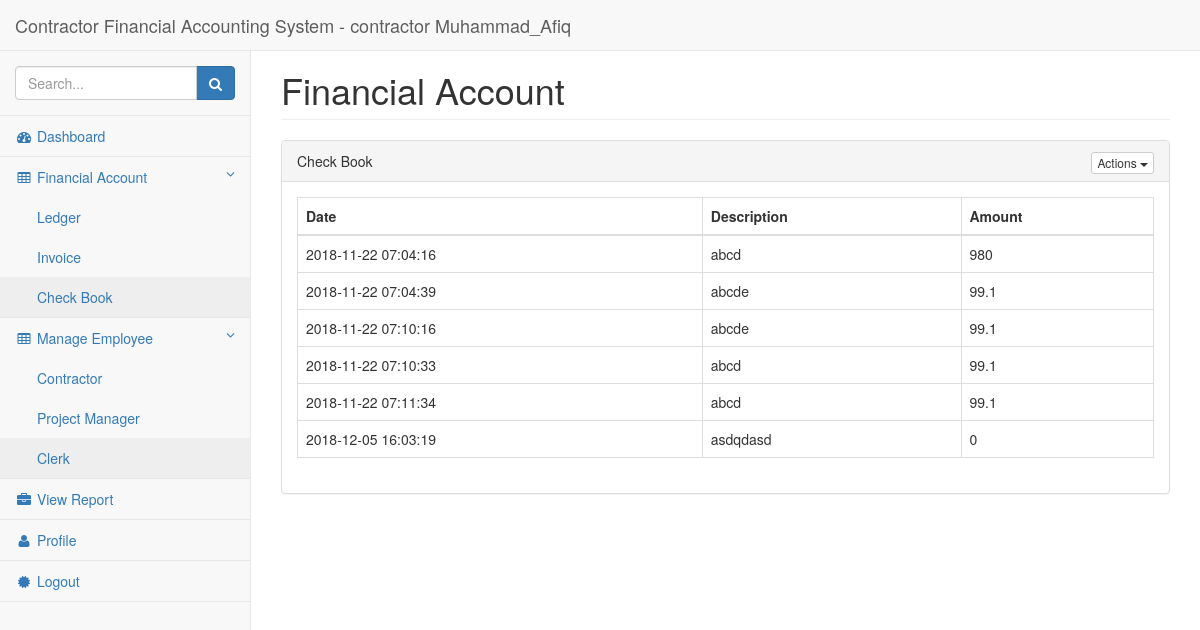
/user/index.php?page=checkbooktable (signed in), run on the app's committed database.
### tables this page shows
CREATE TABLE `checkbook` (
  `id` int(11) NOT NULL,
  `date` timestamp NOT NULL DEFAULT CURRENT_TIMESTAMP ON UPDATE CURRENT_TIMESTAMP,
  `description` varchar(255) NOT NULL,
  `folio` int(11) NOT NULL,
  `amount` double NOT NULL,
  `balance` double NOT NULL
);

### user/includes/checkbooktable.php (the view, shortened to what this page needs)
<div class="row">
    <div class="col-lg-12">
        <h1 class="page-header">Financial Account</h1>
    </div>
</div>
<div class="row">
	<div class="col-lg-12">
		<div class="panel panel-default">
			<div class="panel-heading">
				Check Book
				<div class="pull-right">
	                <div class="btn-group">
	                    <button type="button" class="btn btn-default btn-xs dropdown-toggle"
	                            data-toggle="dropdown">
	                        Actions
	                        <span class="caret"></span>
	                    </button>
	                </div>
				   </div>
				</div>
				<div class="panel-body">
				<table class="table table-bordered">
					<thead>
						<tr>
							<th>Date</th>
							<th>Description</th>
							<th>Amount</th>
						</tr>
					</thead>
					<tbody>
						<?php
				$query = "SELECT * FROM checkbook";
				$query_result = mysqli_query($conn, $query);
				while ($row=mysqli_fetch_assoc($query_result)) {
					$db_date = $row['date'];
					$db_description = $row['description'];
					$db_amount = $row['amount'];
					?>
					<tr>
						<td><?php echo $db_date; ?></td>
						<td><?php echo $db_description; ?></td>
						<td><?php echo $db_amount; ?></td>
					</tr>
					<?php
				}
				 ?>

### user/includes/header.php (shortened to what this page needs)
<!DOCTYPE html>
<html lang="en">
    <head>
        <link href="css/bootstrap.min.css" rel="stylesheet">
        <link href="css/metisMenu.min.css" rel="stylesheet">
        <link href="css/timeline.css" rel="stylesheet">
        <link href="css/startmin.css" rel="stylesheet">
        <link href="css/morris.css" rel="stylesheet">
        <link href="css/font-awesome.min.css" rel="stylesheet" type="text/css">
    </head>
    <body>
        <div id="wrapper">

### user/index.php (shortened to what this page needs)
<?php include('includes/header.php'); ?>
        <nav class="navbar navbar-default navbar-fixed-top" role="navigation">
            <?php include('includes/top_nav.php'); ?>
            <?php include('includes/side_nav.php'); ?>
        </nav>
            <div id="page-wrapper">
                <?php
                (isset($_GET['page'])) ? $page = $_GET['page'] : $page = "";
                switch ($page) {
                    case 'checkbooktable':
                        include('includes/checkbooktable.php');
                        break;
                }
                 ?>
<?php include('includes/footer.php'); ?>

### user/includes/top_nav.php (shortened to what this page needs)
<div class="navbar-header">
                    <a class="navbar-brand" href="index.html">Contractor Financial Accounting System - <?php echo $_SESSION['role']; ?> <?php echo $_SESSION['user']; ?></a>
                </div>

### user/includes/side_nav.php
<div class="navbar-default sidebar" role="navigation">
    <div class="sidebar-nav navbar-collapse">
        <ul class="nav" id="side-menu">
            <li class="sidebar-search">
                <div class="input-group custom-search-form">
                    <input type="text" class="form-control" placeholder="Search...">
                    <span class="input-group-btn">
                        <button class="btn btn-primary" type="button">
                            <i class="fa fa-search"></i>
                        </button>
                </span>
                </div>
            </li>
            <li>
                <a href="index.php?page=dashboard"><i class="fa fa-dashboard fa-fw"></i> Dashboard</a>
            </li>
            <li>
                <a href="#"><i class="fa fa-table fa-fw"></i> Financial Account<span class="fa arrow"></span></a>
                <ul class="nav nav-second-level">
                    <?php if(isset($_SESSION['role']) && $_SESSION['role'] == 'contractor'): ?>
                    <li>
                        <a href="index.php?page=financial_account">Ledger</a>
                    </li>
                    <li>
                        <a href="index.php?page=invoice_table">Invoice</a>
                    </li>
                    <li>
                        <a href="index.php?page=checkbooktable">Check Book</a>
                    </li>
                    <?php else: ?>
                        <li>
                        <a href="index.php?page=checkbooktable">Check Book</a>
                    </li>
                <?php endif; ?>
                </ul>
            </li>
            <li>
                <a href="#"><i class="fa fa-table fa-fw"></i> Manage Employee <span class="fa arrow"></span></a>
                <ul class="nav nav-second-level">
                    <li>
                        <a href="index.php?page=financial_account">Contractor</a>
                    </li>
                    <li>
                        <a href="morris.html">Project Manager</a>
                    </li>
                    <li>
                        <a href="index.php?page=checkbooktable">Clerk</a>
                    </li>
                </ul>
            </li>
            <li>
                <a href="index.php?page=view_report"><i class="fa fa-briefcase fa-fw"></i> View Report</a>
            </li>
            <li>
                <a href="index.php?page=profile"><i class="fa fa-user fa-fw"></i> Profile</a>
            </li>
            <li>
                <a href="logout.php"><i class="fa fa-certificate fa-fw"></i> Logout</a>
            </li>
        </ul>
    </div>
</div>

### user/includes/footer.php (shortened to what this page needs)
</div>
        </div>
    </body>
</html>

### user/css/startmin.css (style rules this page uses)
body { background-color: #f8f8f8; }
#wrapper { width: 100%; }
#page-wrapper { padding: 30px 15px 0 15px; min-height: 568px; background-color: #fff; }
@media (min-width:768px) { #page-wrapper { position: inherit; margin-left: 250px; padding: 30px 30px 0 30px; border-left: 1px solid #e7e7e7; } }
.navbar-header { float: left; }
.sidebar .sidebar-nav.navbar-collapse { padding-right: 0; padding-left: 0; }
.sidebar .sidebar-search { padding: 15px; }
.sidebar ul li { border-bottom: 1px solid #e7e7e7; }
.sidebar ul li a.active { background-color: #eee; }
.sidebar .arrow { float: right; }
.sidebar .fa.arrow:before { content: "\f104"; }
.sidebar .active>a>.fa.arrow:before { content: "\f107"; }
.sidebar .nav-second-level li, .sidebar .nav-third-level li { border-bottom: 0!important; }
.sidebar .nav-second-level li a { padding-left: 37px; }
@media (min-width:768px) { .sidebar { z-index: 1; position: absolute; width: 250px; margin-top: 51px; } }

### data on the page
checkbook: date "2018-11-22 07:04:16", description "abcd", amount "980"
checkbook: date "2018-11-22 07:04:39", description "abcde", amount "99.1"
checkbook: date "2018-11-22 07:10:16", description "abcde", amount "99.1"
checkbook: date "2018-11-22 07:10:33", description "abcd", amount "99.1"
checkbook: date "2018-11-22 07:11:34", description "abcd", amount "99.1"
checkbook: date "2018-12-05 16:03:19", description "asdqdasd", amount "0"

### other printed values
$_SESSION['role'] "contractor"
$_SESSION['user'] "Muhammad_Afiq"
